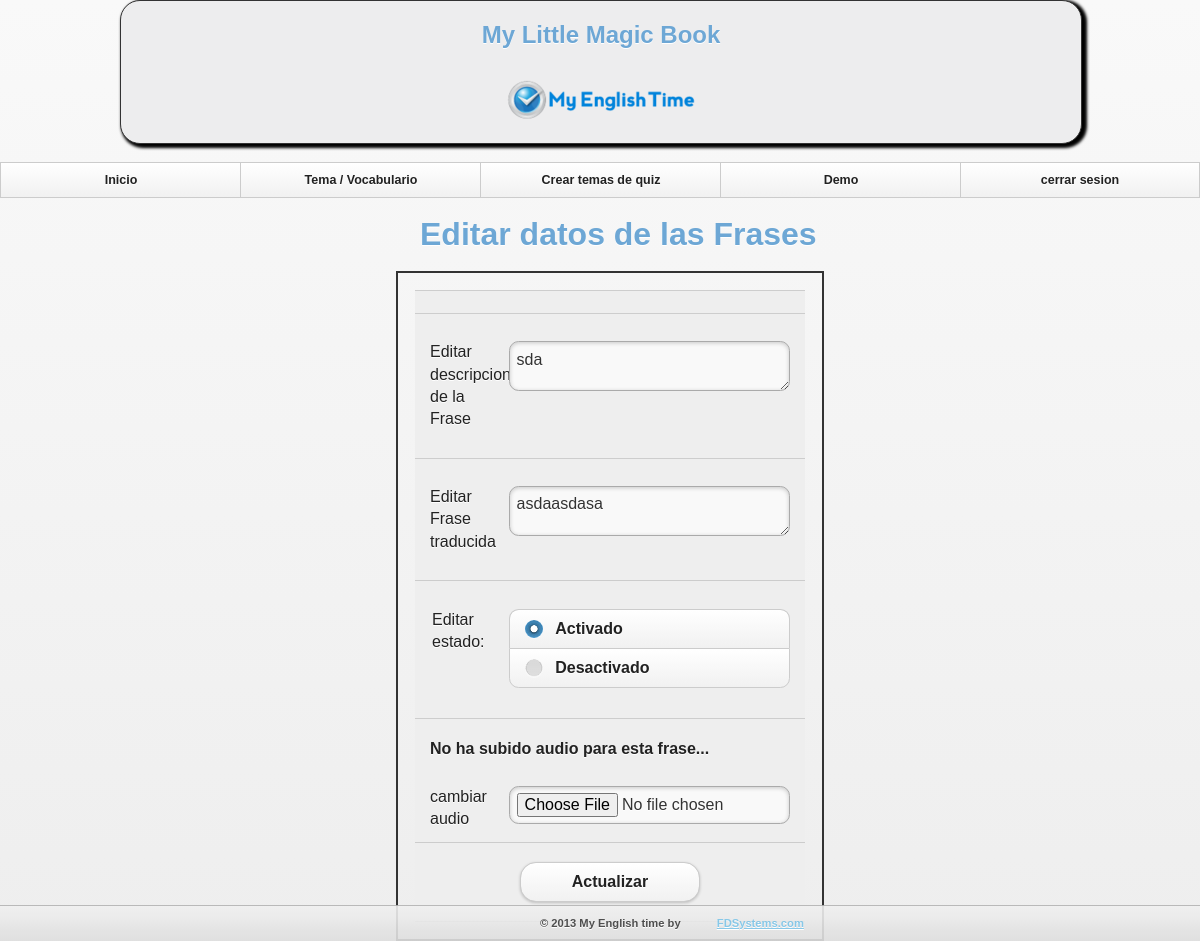
The page /edita_frase.php?bandera=1 on the database its author committed.
### tables this page shows
CREATE TABLE `frases` (
  `id` int(11) NOT NULL,
  `libro_id` int(11) DEFAULT NULL,
  `idioma_id` int(11) DEFAULT NULL,
  `tema_id` int(11) DEFAULT NULL,
  `frase` varchar(400) DEFAULT NULL,
  `audio_frase` varchar(400) DEFAULT NULL,
  `ultima_fecha` varchar(400) DEFAULT NULL,
  `activo` int(11) DEFAULT NULL,
  `frase_traducida` varchar(400) DEFAULT NULL
);

### edita_frase.php (the view, shortened to what this page needs)
<!DOCTYPE html>
<html>
    <head>
        <link rel="stylesheet" href="css/estilos.css" />
        <link rel="stylesheet"  href="jquery/css/themes/default/jquery.mobile-1.3.0.css">
    </head>
    <body>
        <section id="frases" data-role="page">
            <header>
                <h1 id="titulo">My Little Magic Book </h1>
                <div class="logo">
                    <a href="http://myenglishtime.net/">
                        <img src="img/LogoMET.png" id="logo" >
                    </a>
                </div>
            </header>
            <article data-role="content">
                <br/>
                <nav data-role="navbar">
                    <ul>
                        <li><a href="principal.php">Inicio</a></li>
                        <li><a href="vocabulario.php">Tema / Vocabulario</a></li>
                        <li><a href="examen.php">Crear temas de quiz</a></li>
                        <li><a href="descargas.php">Demo</a></li>
                        <li><a href="scripts/cerrar_sesion.php">cerrar sesion</a></li>
                    </ul>
                </nav>
                <br/>
                <label id="titulo_medio"> <strong> Editar datos de las Frases </strong></label>
                <br/>
                <br/>
                <div class="formulario">
                    <form data-ajax="false"  method="POST" enctype="multipart/form-data">
                        <ul data-role="listview">
                            <?php
                            include "scripts/conexion/conexion.php";
                            $flag = htmlspecialchars($_GET["bandera"]);
                            $sql = "select libro_id, frase, frase_traducida, audio_frase,  activo from frases where id = " . $flag;
                            $result = @mysql_query($sql, $conexion);
                            if (!$result) {
                                echo " fallo al momento de hacer la consulta";
                            } else {
                                while ($fila = mysql_fetch_array($result)) {
                                    echo " <li data-role=\"fieldcontain\">\n";
                                    echo "</li>";
                                    echo "<li data-role=\"fieldcontain\">";
                                    echo "<div data-role=\"fieldcontain\">";
                                    echo " <label for=\"frase\">Editar descripcion de la Frase</label>";
                                    echo "<textarea cols=\"40\" rows=\"8\" name=\"frase\" id=\"frase\">" . $fila['frase'] . "</textarea>";
                                    echo "</div>";
                                    echo " </li>";
                                    echo " <li data-role=\"fieldcontain\">";
                                    echo "<div data-role=\"fieldcontain\">";
                                    echo "  <label for=\"frase_t\">Editar Frase traducida</label>";
                                    echo " <textarea cols=\"40\" rows=\"8\" name=\"frase_t\" id=\"frase_t\">" . $fila['frase_traducida'] . "</textarea>";
                                    echo "</div>";
                                    echo "</li>";
                                    echo " <li>";
                                    echo " <div data-role=\"fieldcontain\">";
                                    echo "<fieldset data-role=\"controlgroup\">";
                                    echo "  <legend>Editar estado:</legend>";
                                    echo " <label for=\"radio-choice-21\">Activado</label>";
                                    echo "<label for=\"radio-choice-22\">Desactivado</label>";
                                    echo " </fieldset>";
                                    echo "</div>";
                                    echo "</li>";
                                    echo " <li data-role=\"fieldcontain\">";
                                    $audio = substr($fila['audio_frase'], 15);
                                    $valor = null;
                                    if ($audio === "") {
                                        $valor = "No ha subido audio para esta frase...";
                                    } else {
                                        $valor = "Archivo actual: " . $audio;
                                    }
                                    echo " <h2>" . $valor . " </h2>";
                                    echo " <br>";
                                    echo " <label for=\"audio\">cambiar audio</label>";
                                    echo "  <input type=\"file\" name=\"audio\" id=\"audio\"/>";
                                    echo " </li>";
                                    echo " <li>";
                                    echo " <div id=\"enviar2\">";
                                    echo " <input type=\"submit\" onclick = \"this.form.action = 'scripts/update/editar_vocabulario.php'\" value=\"Actualizar\" onsubmit=\"validar_frase()\" />";
                                    echo "</div>";
                                    echo "</li>";
                                }
                            }
                            ?>
                        </ul>
                    </form>
                </div>
            </article>
            <footer data-role="footer" data-theme="c" data-position="fixed"
                    data-fullscreen="true">
                <p id="pie2">&copy; 2013 My English time by <a id="pie" href="#">FDSystems.com</a></p>
            </footer>
        </section>
    </body>
</html>

### css/estilos.css (style rules this page uses)
body { background-color: hsl(203, 100%, 94%); }
header { width: 80%; background-color: hsl(240, 3%, 93%); border: solid 0.1em; border-radius: 20px; -webkit-box-shadow: 3px 2px 3px 2px hsl(0, 0%, 0%); -moz-box-shadow: 3px 2px 3px 2px hsl(0, 0%, 0%); -ms-box-shadow: 3px 2px 3px 2px hsl(0, 0%, 0%); box-shadow: 3px 2px 3px 2px hsl(0, 0%, 0%); display: inline-block; text-align: center; margin-left: 10%; }
header div { width: 100%; text-align: center; font-color:red; }
footer { font-size: 0.7em; }
#enviar2 { width: 50%; margin-left: 25%; }
#logo { text-align: center; display: inline-block; margin-bottom: 10px; }
#titulo { text-align: center; color: rgb(109, 167, 213); font-size: 1.5em; }
#titulo_medio { text-align: center; color: rgb(109, 167, 213); font-size: 2em; padding-left: 35%; }
#pie { padding-left: 5%; }
#pie2 { padding-left: 45%; }
.formulario { padding: 2em; width: 30%; height: 20%; margin-left: 33%; display: block; border: solid 2px; }

### rows shown on the page
frases: frase "sda", frase_t "asdaasdasa", audio_frase "No ha subido audio para esta frase..."
